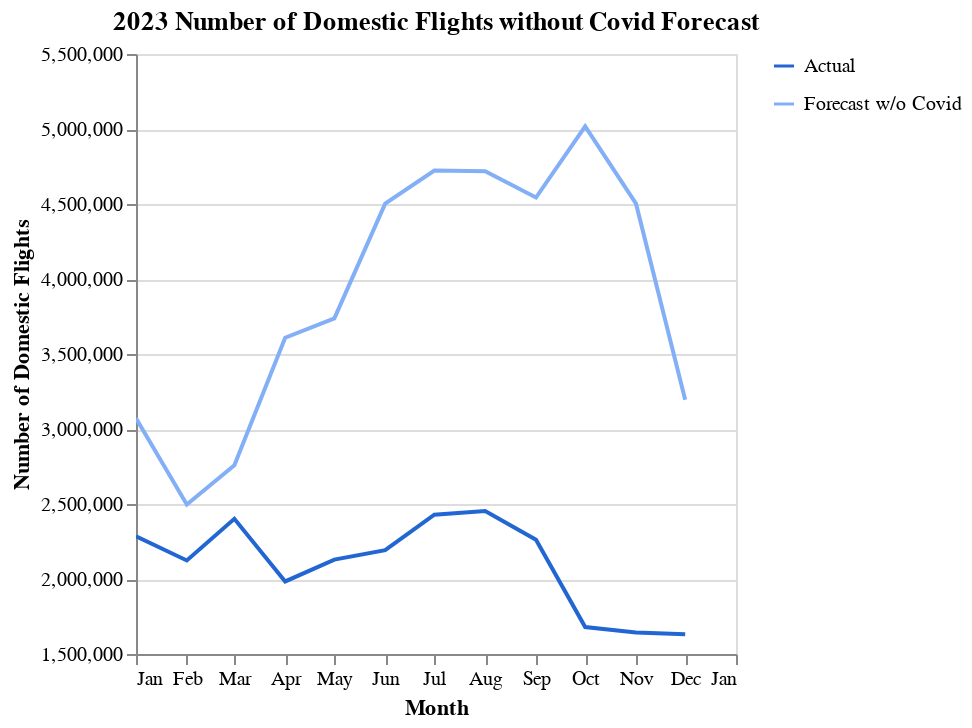

Here is the notebook cell this chart was saved with:
### Markdown cell above
## Prophet Output

### Code cell
_dntk.DeepnoteChart(newdf, """{"layer":[{"layer":[{"layer":[{"mark":{"clip":true,"type":"line","color":"#2266D3","tooltip":true},"encoding":{"x":{"axis":{"grid":false,"title":"Month"},"sort":"ascending","type":"temporal","field":"ds","scale":{"type":"linear","zero":false},"timeUnit":"month","bandPosition":0},"y":{"axis":{"title":"Number of Domestic Flights","format":{"type":"default","decimals":null},"formatType":"numberFormatFromNumberType"},"type":"quantitative","field":"Dom_Flt","scale":{"type":"linear","zero":false},"format":{"type":"default","decimals":null},"aggregate":"sum","formatType":"numberFormatFromNumberType"},"color":{"type":"nominal","datum":"Actual","scale":{"range":["#2266D3"],"domain":["Actual"]}}},"transform":[]}]},{"layer":[{"mark":{"clip":true,"type":"line","color":"#83AFF6","tooltip":true},"encoding":{"x":{"axis":{"grid":false,"title":"Month"},"sort":"ascending","type":"temporal","field":"ds","scale":{"type":"linear","zero":false},"timeUnit":"month","bandPosition":0},"y":{"axis":{"title":"Number of Domestic Flights","format":{"type":"default","decimals":null},"formatType":"numberFormatFromNumberType"},"type":"quantitative","field":"yhat","scale":{"type":"linear","zero":false},"format":{"type":"default","decimals":null},"aggregate":"sum","formatType":"numberFormatFromNumberType"},"color":{"type":"nominal","datum":"Forecast w/o Covid","scale":{"range":["#83AFF6"],"domain":["Forecast w/o Covid"]}}},"transform":[]}]}],"resolve":{"scale":{"color":"independent"}}}],"title":"2023 Number of Domestic Flights without Covid Forecast","config":{"legend":{"disable":false}},"$schema":"https://vega.github.io/schema/vega-lite/v5.json","encoding":{},"usermeta":{"seriesNames":["Actual","Forecast w/o Covid"],"seriesOrder":[0,1],"specSchemaVersion":2,"tooltipDefaultMode":true}}""")

### Figure 1 — Vega-Lite specification as saved in the notebook (floating-point values rounded to 4 significant figures)
{"layer": [{"layer": [{"layer": [{"mark": {"clip": true, "type": "line", "color": "#2266D3", "tooltip": true}, "encoding": {"x": {"axis": {"grid": false, "title": "Month"}, "sort": "ascending", "type": "temporal", "field": "ds", "scale": {"type": "linear", "zero": false}, "timeUnit": "month", "bandPosition": 0}, "y": {"axis": {"title": "Number of Domestic Flights", "format": {"type": "default", "decimals": null}, "formatType": "numberFormatFromNumberType"}, "type": "quantitative", "field": "Dom_Flt", "scale": {"type": "linear", "zero": false}, "format": {"type": "default", "decimals": null}, "aggregate": "sum", "formatType": "numberFormatFromNumberType"}, "color": {"type": "nominal", "datum": "Actual", "scale": {"range": ["#2266D3"], "domain": ["Actual"]}}}, "transform": []}]}, {"layer": [{"mark": {"clip": true, "type": "line", "color": "#83AFF6", "tooltip": true}, "encoding": {"x": {"axis": {"grid": false, "title": "Month"}, "sort": "ascending", "type": "temporal", "field": "ds", "scale": {"type": "linear", "zero": false}, "timeUnit": "month", "bandPosition": 0}, "y": {"axis": {"title": "Number of Domestic Flights", "format": {"type": "default", "decimals": null}, "formatType": "numberFormatFromNumberType"}, "type": "quantitative", "field": "yhat", "scale": {"type": "linear", "zero": false}, "format": {"type": "default", "decimals": null}, "aggregate": "sum", "formatType": "numberFormatFromNumberType"}, "color": {"type": "nominal", "datum": "Forecast w/o Covid", "scale": {"range": ["#83AFF6"], "domain": ["Forecast w/o Covid"]}}}, "transform": []}]}], "resolve": {"scale": {"color": "independent"}}}], "title": "2023 Number of Domestic Flights without Covid Forecast", "config": {"legend": {"disable": false}}, "$schema": "https://vega.github.io/schema/vega-lite/v5.json", "encoding": {}, "usermeta": {"seriesNames": ["Actual", "Forecast w/o Covid"], "seriesOrder": [0, 1], "specSchemaVersion": 2, "tooltipDefaultMode": true}, "data": {"values": [{"Dom_Flt": 700493, "ds": "2020-01-01T00:00:00", "yhat": 564300.0}, {"Dom_Flt": 660344, "ds": "2020-02-01T00:00:00", "yhat": 455400.0}, {"Dom_Flt": 616136, "ds": "2020-03-01T00:00:00", "yhat": 524300.0}, {"Dom_Flt": 217262, "ds": "2020-04-01T00:00:00", "yhat": 693600.0}, {"Dom_Flt": 252450, "ds": "2020-05-01T00:00:00", "yhat": 716700.0}, {"Dom_Flt": 273036, "ds": "2020-06-01T00:00:00", "yhat": 910200.0}, {"Dom_Flt": 411226, "ds": "2020-07-01T00:00:00", "yhat": 953100.0}, {"Dom_Flt": 441615, "ds": "2020-08-01T00:00:00", "yhat": 953400.0}, {"Dom_Flt": 379506, "ds": "2020-09-01T00:00:00", "yhat": 994500.0}, {"Dom_Flt": 410189, "ds": "2020-10-01T00:00:00", "yhat": 1089000.0}, {"Dom_Flt": 421049, "ds": "2020-11-01T00:00:00", "yhat": 990200.0}, {"Dom_Flt": 428768, "ds": "2020-12-01T00:00:00", "yhat": 562400.0}, {"Dom_Flt": 408807, "ds": "2021-01-01T00:00:00", "yhat": 575300.0}, {"Dom_Flt": 361687, "ds": "2021-02-01T00:00:00", "yhat": 451300.0}, {"Dom_Flt": 499359, "ds": "2021-03-01T00:00:00", "yhat": 533700.0}, {"Dom_Flt": 514268, "ds": "2021-04-01T00:00:00", "yhat": 703500.0}, {"Dom_Flt": 565788, "ds": "2021-05-01T00:00:00", "yhat": 728700.0}, {"Dom_Flt": 617735, "ds": "2021-06-01T00:00:00", "yhat": 922200.0}, {"Dom_Flt": 664437, "ds": "2021-07-01T00:00:00", "yhat": 966100.0}, {"Dom_Flt": 662000, "ds": "2021-08-01T00:00:00", "yhat": 965300.0}, {"Dom_Flt": 610284, "ds": "2021-09-01T00:00:00", "yhat": 1009000.0}, {"Dom_Flt": 630240, "ds": "2021-10-01T00:00:00", "yhat": 1104000.0}, {"Dom_Flt": 617806, "ds": "2021-11-01T00:00:00", "yhat": 1001000.0}, {"Dom_Flt": 605976, "ds": "2021-12-01T00:00:00", "yhat": 575700.0}, {"Dom_Flt": 569018, "ds": "2022-01-01T00:00:00", "yhat": 588600.0}, {"Dom_Flt": 533962, "ds": "2022-02-01T00:00:00", "yhat": 469700.0}, {"Dom_Flt": 629670, "ds": "2022-03-01T00:00:00", "yhat": 542900.0}, {"Dom_Flt": 616135, "ds": "2022-04-01T00:00:00", "yhat": 713400.0}, {"Dom_Flt": 644024, "ds": "2022-05-01T00:00:00", "yhat": 740900.0}, {"Dom_Flt": 640218, "ds": "2022-06-01T00:00:00", "yhat": 934200.0}, {"Dom_Flt": 667889, "ds": "2022-07-01T00:00:00", "yhat": 979100.0}, {"Dom_Flt": 657576, "ds": "2022-08-01T00:00:00", "yhat": 977200.0}, {"Dom_Flt": 622299, "ds": "2022-09-01T00:00:00", "yhat": 1023000.0}, {"Dom_Flt": 639282, "ds": "2022-10-01T00:00:00", "yhat": 1118000.0}, {"Dom_Flt": 605075, "ds": "2022-11-01T00:00:00", "yhat": 1012000.0}, {"Dom_Flt": 596437, "ds": "2022-12-01T00:00:00", "yhat": 589200.0}, {"Dom_Flt": 605944, "ds": "2023-01-01T00:00:00", "yhat": 602000.0}, {"Dom_Flt": 567702, "ds": "2023-02-01T00:00:00", "yhat": 488200.0}, {"Dom_Flt": 655836, "ds": "2023-03-01T00:00:00", "yhat": 552100.0}, {"Dom_Flt": 636160, "ds": "2023-04-01T00:00:00", "yhat": 723300.0}, {"Dom_Flt": 667331, "ds": "2023-05-01T00:00:00", "yhat": 753100.0}, {"Dom_Flt": 661293, "ds": "2023-06-01T00:00:00", "yhat": 946200.0}, {"Dom_Flt": 684939, "ds": "2023-07-01T00:00:00", "yhat": 992100.0}, {"Dom_Flt": 691482, "ds": "2023-08-01T00:00:00", "yhat": 989100.0}, {"Dom_Flt": 649308, "ds": "2023-09-01T00:00:00", "yhat": 754300.0}, {"Dom_Flt": null, "ds": "2023-10-01T00:00:00", "yhat": 849000.0}, {"Dom_Flt": null, "ds": "2023-11-01T00:00:00", "yhat": 740100.0}, {"Dom_Flt": null, "ds": "2023-12-01T00:00:00", "yhat": 728100.0}, {"Dom_Flt": null, "ds": "2024-01-01T00:00:00", "yhat": 740700.0}, {"Dom_Flt": null, "ds": "2024-02-01T00:00:00", "yhat": 631900.0}, {"Dom_Flt": null, "ds": "2024-03-01T00:00:00", "yhat": 605500.0}, {"Dom_Flt": null, "ds": "2024-04-01T00:00:00", "yhat": 774800.0}, {"Dom_Flt": null, "ds": "2024-05-01T00:00:00", "yhat": 797900.0}, {"Dom_Flt": null, "ds": "2024-06-01T00:00:00", "yhat": 789500.0}, {"Dom_Flt": null, "ds": "2024-07-01T00:00:00", "yhat": 832400.0}, {"Dom_Flt": null, "ds": "2024-08-01T00:00:00", "yhat": 832800.0}, {"Dom_Flt": null, "ds": "2024-09-01T00:00:00", "yhat": 762300.0}, {"Dom_Flt": null, "ds": "2024-10-01T00:00:00", "yhat": 857200.0}, {"Dom_Flt": null, "ds": "2024-11-01T00:00:00", "yhat": 758100.0}, {"Dom_Flt": null, "ds": "2024-12-01T00:00:00", "yhat": 738900.0}]}}
